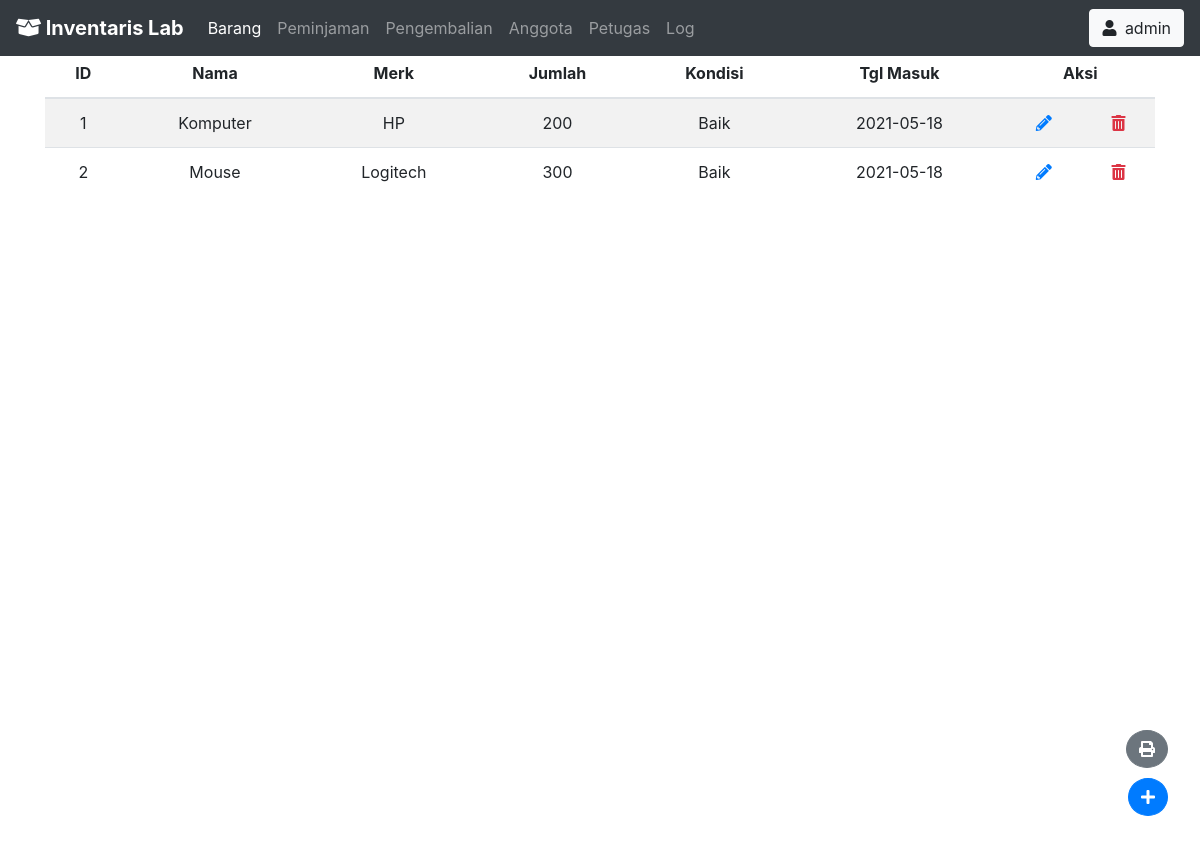
Page /index.php?page=barang (signed in) on the earlier database version.
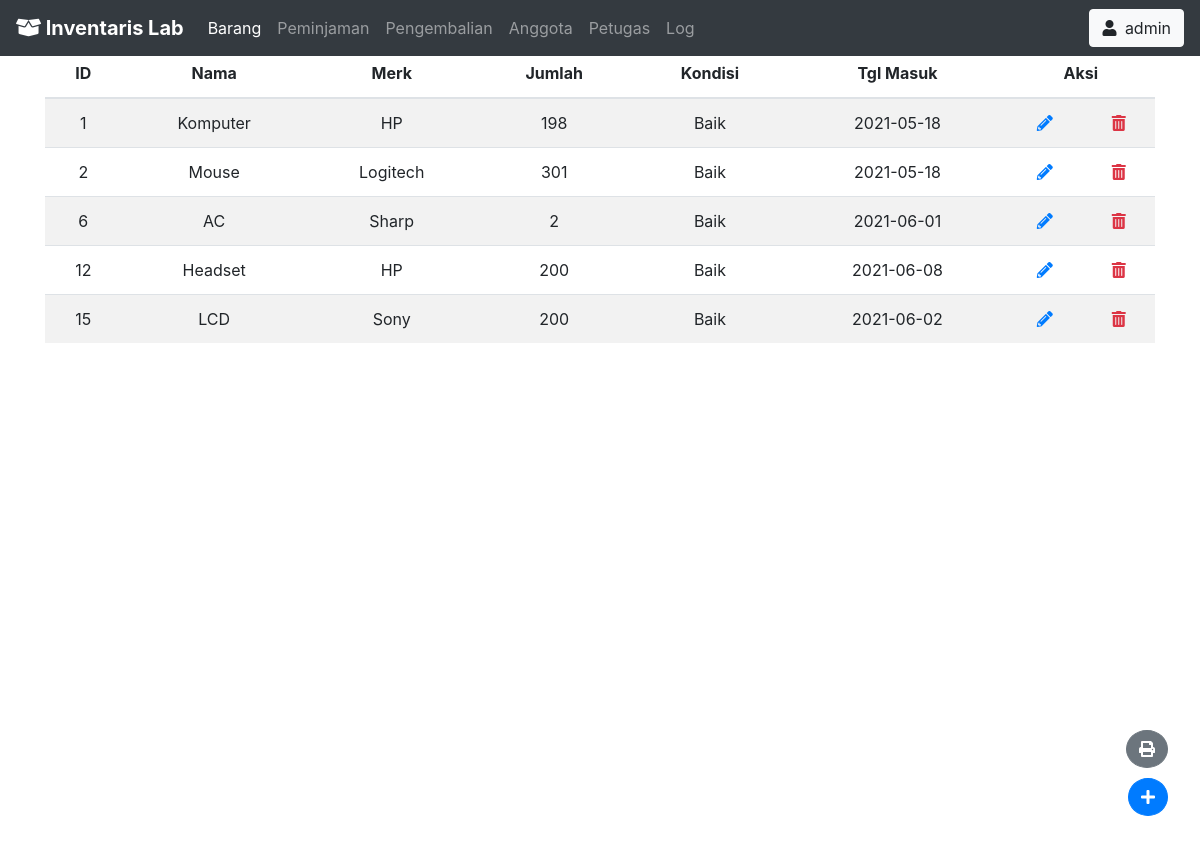
Same page on the later database version.
### tables this page shows
CREATE TABLE `barang` (
  `id_barang` int(11) NOT NULL,
  `nama_barang` varchar(128) NOT NULL,
  `merk_barang` varchar(128) DEFAULT NULL,
  `jumlah_barang` int(11) NOT NULL,
  `kondisi_barang` varchar(128) DEFAULT NULL,
  `tgl_barang_masuk` date NOT NULL
);

### barang.php (the view, shortened to what this page needs)
<div class="container mt-lg-5">
        <div class="row">
            <div class="col-md-12">
                <table class="table table-striped table-inverse w-100 text-center">
                    <thead class="thead-inverse">
                        <tr>
                            <th>ID</th>
                            <th>Nama</th>
                            <th>Merk</th>
                            <th>Jumlah</th>
                            <th>Kondisi</th>
                            <th>Tgl Masuk</th>
                            <th colspan="2">Aksi</th>
                        </tr>
                    </thead>
                    <tbody>
                        <?php
                        $select = mysqli_query($conn, "select * from barang");
                        while($data = mysqli_fetch_array($select)){
                            ?>
                            <tr>
                                <td><?php echo $data["id_barang"] ?></td>
                                <td><?php echo $data["nama_barang"] ?></td>
                                <td><?php echo $data["merk_barang"] ?></td>
                                <td><?php echo $data["jumlah_barang"] ?></td>
                                <td><?php echo $data["kondisi_barang"] ?></td>
                                <td><?php echo $data["tgl_barang_masuk"] ?></td>
                                <td><a href="#form-edit" data-toggle="modal" onclick="edit(<?php echo $data['id_barang'] ?>)"><i class="fas fa-pencil-alt"></i></a></td>
                                <td><a href="#form-hapus" data-toggle="modal" onclick="hapus(<?php echo $data['id_barang'] ?>)" class="text-danger"><i class="fas fa-trash-alt"></i></a></td>
                            </tr>
                            <?php
                        }
                        ?>
                    </tbody>
                </table>
            </div>
        </div>
    </div>
    <a href="#form-tambah" class="btn btn-primary rounded-circle tombol-tambah" data-toggle="modal"><i class="fas fa-plus"></i></a>
    <a href="process/print_barang.php" class="btn btn-secondary rounded-circle tombol-cetak"><i class="fas fa-print"></i></a>

### index.php (shortened to what this page needs)
<!doctype html>
<html lang="en">
<head>
    <link rel="stylesheet" href="library/bootstrap/css/bootstrap.css">
    <link rel="stylesheet" href="library/fontawesome/css/all.css">
    <link rel="stylesheet" href="css/root.css">
    <link rel="stylesheet" href="css/page.css">
</head>
<body>
    <nav class="navbar navbar-expand-md navbar-dark bg-dark fixed-top">
        <a class="navbar-brand font-weight-bold" href="index.php"><i class="fas fa-box-open    "></i> Inventaris Lab</a>
        <div class="collapse navbar-collapse" id="collapsibleNavId">
            <ul class="navbar-nav mr-auto mt-2 mt-lg-0">
                <li class="nav-item <?php if($_GET['page']=='barang'){echo 'active';} ?>">
                    <a class="nav-link <?php if($_GET['page']=='barang'){echo 'nav-active';} ?>" href="index.php?page=barang">Barang <span class="sr-only">(current)</span></a>
                </li>
                <li class="nav-item <?php if($_GET['page']=='peminjaman'){echo 'active';} ?>">
                    <a class="nav-link <?php if($_GET['page']=='peminjaman'){echo 'nav-active';} ?>" href="index.php?page=peminjaman">Peminjaman</a>
                </li>
                <li class="nav-item <?php if($_GET['page']=='pengembalian'){echo 'active';} ?>">
                    <a class="nav-link <?php if($_GET['page']=='pengembalian'){echo 'nav-active';} ?>" href="index.php?page=pengembalian">Pengembalian</a>
                </li>
                <li class="nav-item <?php if($_GET['page']=='anggota'){echo 'active';} ?>">
                    <a class="nav-link <?php if($_GET['page']=='anggota'){echo 'nav-active';} ?>" href="index.php?page=anggota">Anggota</a>
                </li>
                <?php
                    if($_SESSION["level_petugas"] == "Super Admin"){
                        ?>
                        <li class="nav-item <?php if($_GET['page']=='petugas'){echo 'active';} ?>">
                            <a class="nav-link <?php if($_GET['page']=='petugas'){echo 'nav-active';} ?>" href="index.php?page=petugas">Petugas</a>
                        </li>
                        <li class="nav-item <?php if($_GET['page']=='log'){echo 'active';} ?>">
                            <a class="nav-link <?php if($_GET['page']=='log'){echo 'nav-active';} ?>" href="index.php?page=log">Log</a>
                        </li>
                        <?php
                    }
                ?>
            </ul>
            <a class="btn btn-light" href="#modal-user" data-toggle="modal" role="button"><i class="fas fa-user mr-1"></i> <?php echo $_SESSION["user"] ?></a>
        </div>
    </nav>
    <?php
    include($_GET["page"].".php");
    ?>
</body>
</html>

### css/root.css (style rules this page uses)
body, html { width: 100%; height: 100%; }

### css/page.css (style rules this page uses)
.tombol-tambah { display: block !important; position: fixed !important; right: 2em; bottom: 2em; }
.tombol-cetak { display: block !important; position: fixed !important; right: 2em; bottom: 5em; }

Differences in the rows shown:
changed barang "Komputer": jumlah_barang "200" → "198"
changed barang "Mouse": jumlah_barang "300" → "301"
added barang: id_barang "6", nama_barang "AC", merk_barang "Sharp", jumlah_barang "2", kondisi_barang "Baik", tgl_barang_masuk "2021-06-01"
added barang: id_barang "12", nama_barang "Headset", merk_barang "HP", jumlah_barang "200", kondisi_barang "Baik", tgl_barang_masuk "2021-06-08"
added barang: id_barang "15", nama_barang "LCD", merk_barang "Sony", jumlah_barang "200", kondisi_barang "Baik", tgl_barang_masuk "2021-06-02"
